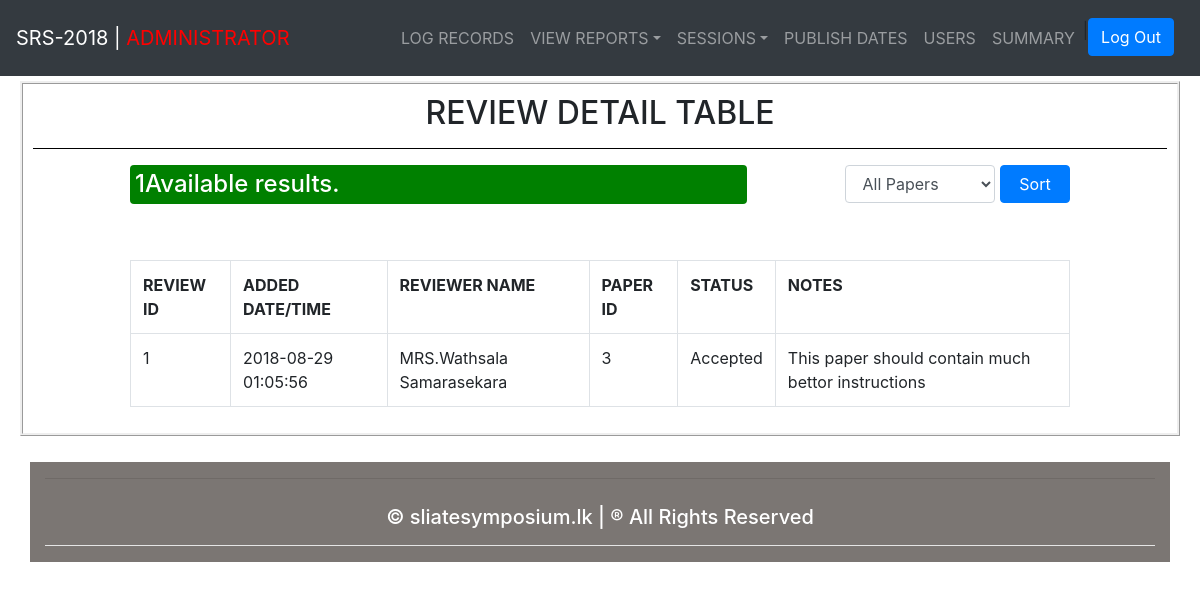
/admin/review_details.php (signed in), run on the app's committed database.
### tables this page shows
CREATE TABLE `review_details` (
  `reviewer_name` varchar(60) NOT NULL,
  `review_id` int(11) NOT NULL,
  `paper_id` int(20) NOT NULL,
  `added_date` datetime NOT NULL,
  `status` varchar(20) NOT NULL,
  `notes` varchar(200) NOT NULL
);

### admin/review_details.php (the view, shortened to what this page needs)
<?php 	require_once("includes/admin_header.php"); ?>
<?php   require_once("includes/admin_navbar.php"); ?>
<?php   require_once("../includes/connection.php") ?>
<?php
$errors=array();
 $list3 = '';
 if(!isset($_POST['status'])){
    $query5 = "SELECT * FROM review_details";
     $result_rev_dtl = mysqli_query($connection,$query5);
     if($result_rev_dtl){
             $errors=array();
             $errors[0] = "Available results.";
        if(mysqli_num_rows($result_rev_dtl)>0){
              $errors=array();
              $errors[0] = mysqli_num_rows($result_rev_dtl)."Available results.";
            while ($dataset3 = mysqli_fetch_assoc($result_rev_dtl)){
                $list3 .= "<tr>";
                $list3 .= "<td>{$dataset3['review_id']}</td>";
                $list3 .= "<td>{$dataset3['added_date']}</td>";
                $list3 .= "<td>{$dataset3['reviewer_name']}</td>";
                $list3 .= "<td>{$dataset3['paper_id']}</td>";
                $list3 .= "<td>{$dataset3['status']}</td>";
                $list3 .= "<td>{$dataset3['notes']}</td>";
                $list3 .= "</tr>";
            }
        }else{
          $errors=array();
          $errors[0]="There is not available results!";
        }
     }else{
      $errors=array();
       $errors[0] = "Query Error";
     }
 }
  ?>
<div style="padding-top: 75px">
<div class="container fluid padding" style=" padding: 5px">
	<div class="row">
		<div class="col-sm-1"></div>
		<div class="col-sm-12" style="border: ridge; padding: 10px">
			<h2 class="text-center">REVIEW DETAIL TABLE</h2>
			<hr style="background-color: black">
			<div class="row">
       		 	<div class="col-sm-1"></div>
          		<div class="col-sm-10" id="divtab">
                      <div class="row">
                        <div class="col-sm-8">
                          <h4 style="color: white;background-color: green; padding: 5px;border-radius: 4px"><?php  echo $errors[0];?></h4>
                        </div>
                        <div class="col-sm-4">
                          <form class="form-inline" method="post" action="review_details.php" style="float: right;">
                            <select class="form-control" name="status" id="sel1" style="min-width: 150px; max-width: 300px;">
                              <option value="all_papers">All Papers</option>
                            </select>&nbsp
                            <button class="btn btn-primary" type="submit" name="sort" style="width: 70px">Sort</button>
                          </form>
                        </div>
                      </div>
                      <br><br>
             <div class="table-responsive">
               <table class="table table-bordered">
                    <tr>
                    <th>REVIEW ID</th>
                    <th>ADDED DATE/TIME</th>
                    <th>REVIEWER NAME</th>
                    <th>PAPER ID</th>
                    <th>STATUS</th>
                    <th>NOTES</th>
                  </tr>
                <?php echo $list3; ?>
              </table>
             </div>
          		</div>
        		<div class="col-sm-1"></div>
      		</div>
		</div>
		<div class="col-sm-1"></div>
	</div>
</div>
</div>
 <?php require_once("includes/admin_footer.php"); ?>

### data on the page
review_details: review_id "1", added_date "2018-08-29 01:05:56", reviewer_name "MRS.Wathsala Samarasekara", paper "3", status "Accepted", notes "This paper should contain much bettor instructions"

### other printed values
$errors[0] "1Available results."
